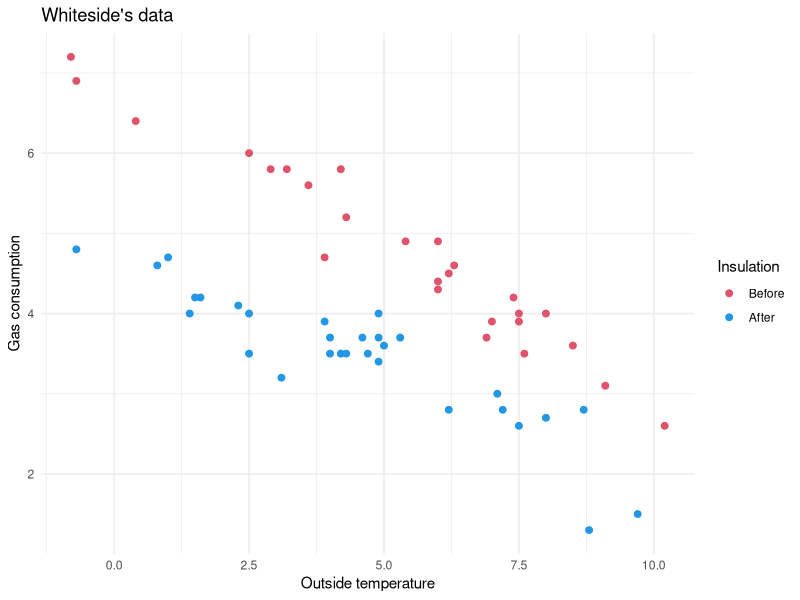
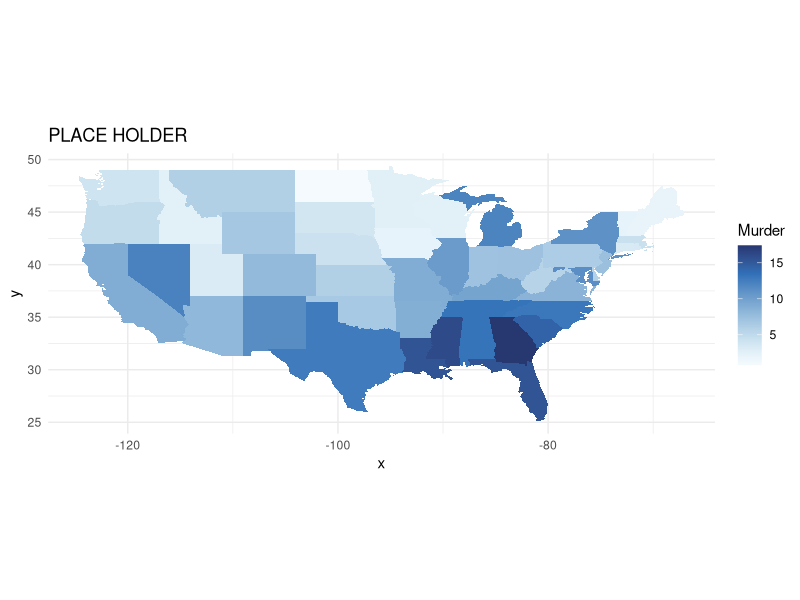
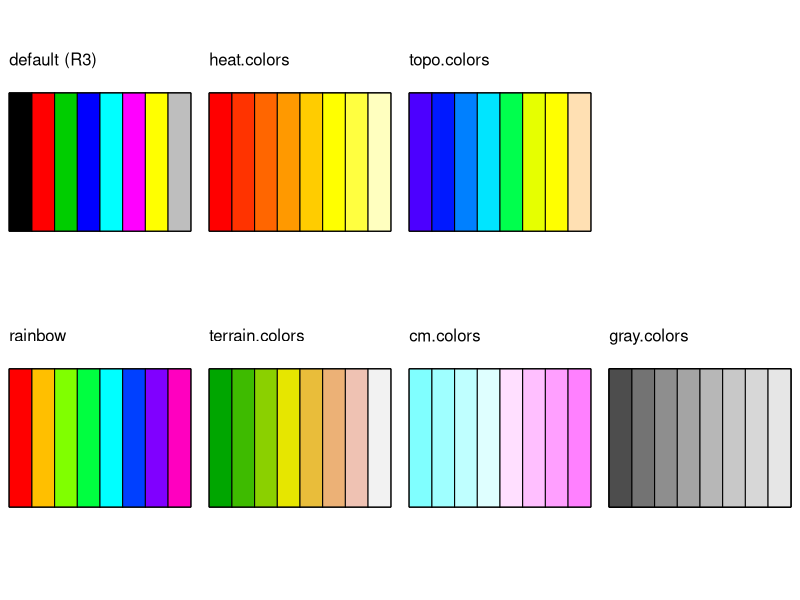
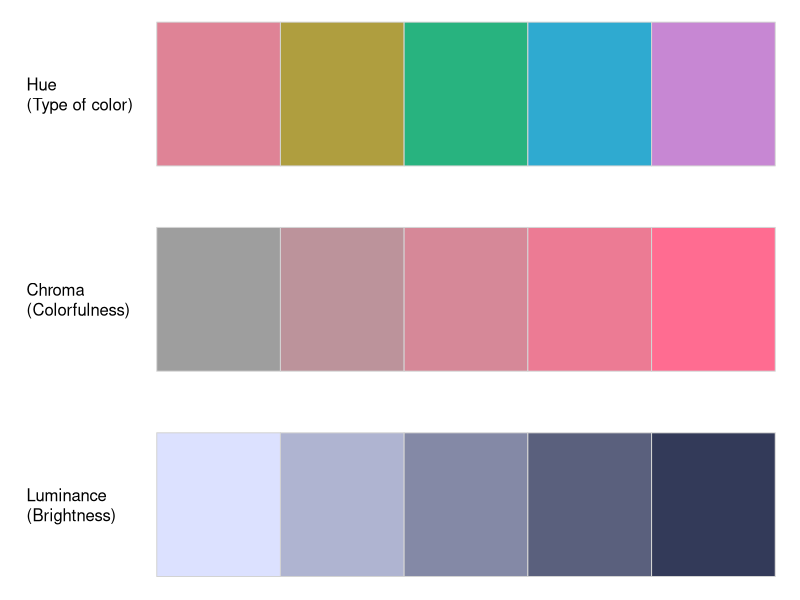
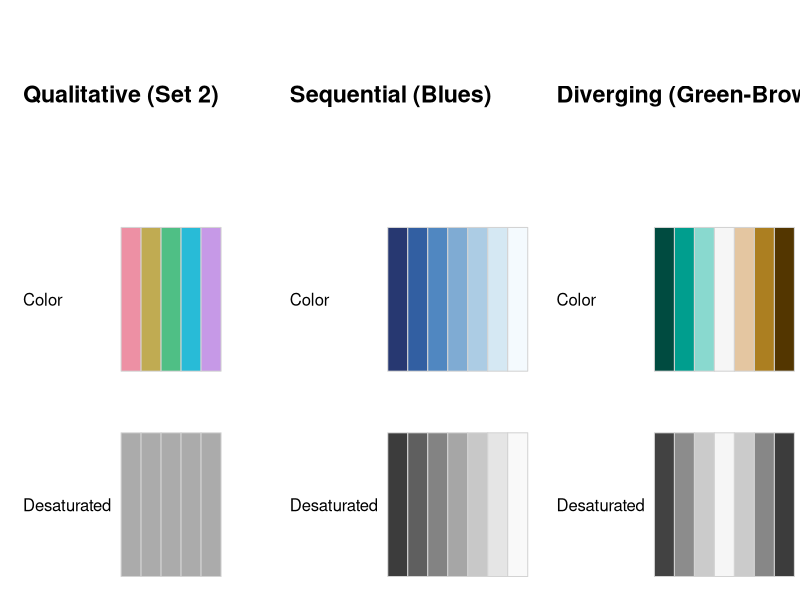
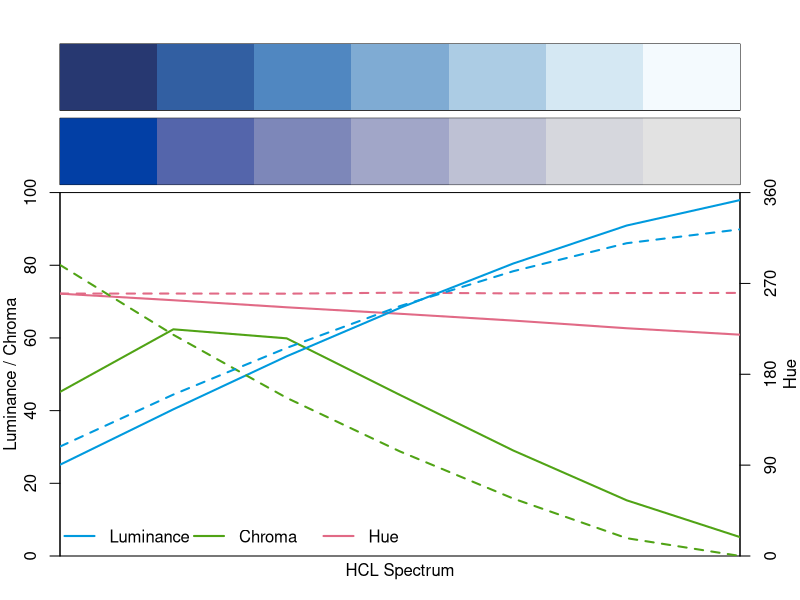
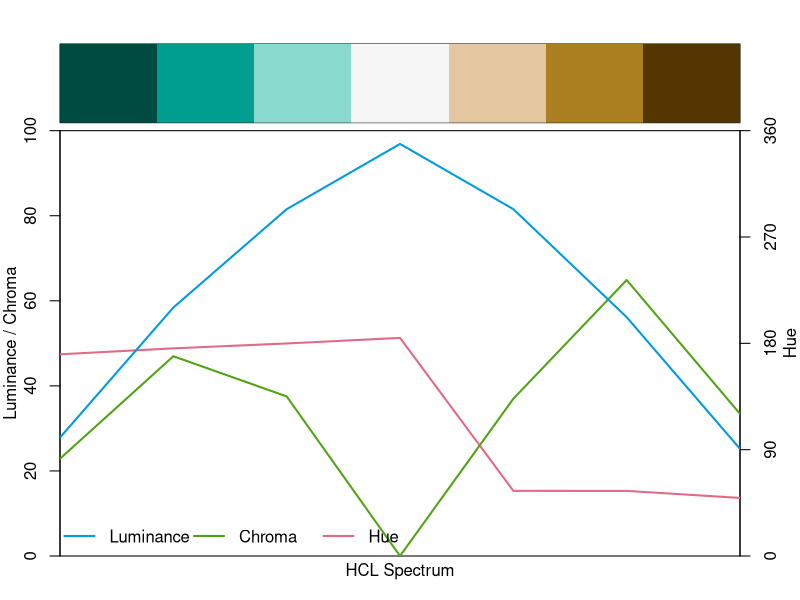
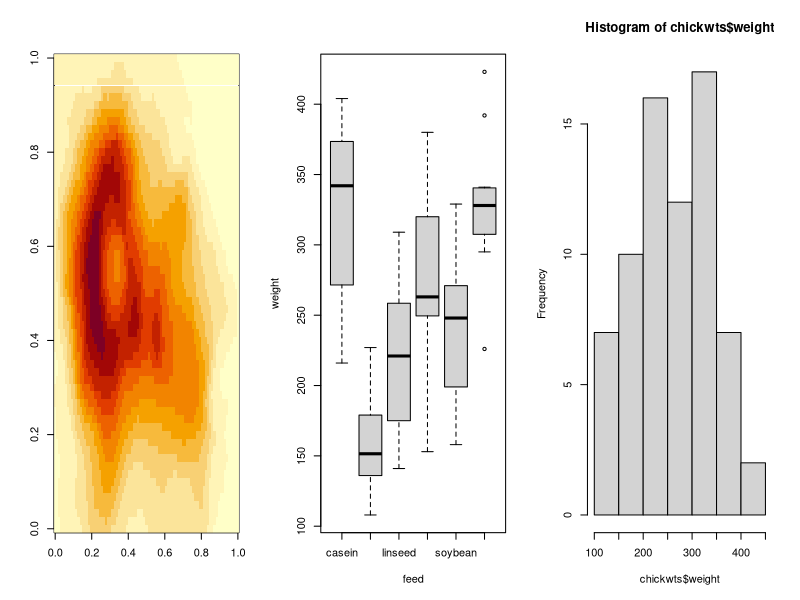

Reproduce these figures in R, in order.
## ---- chunk 1
library("colorspace")
## ---- chunk 2
library("ggplot2")
data("whiteside", package = "MASS")
ggplot(whiteside, aes(Temp, Gas, color = Insul)) +
    geom_point(size = 2) +
    scale_color_manual(name = "Insulation", values = palette.colors(palette = "R4")[c(2, 4)]) +
    ggtitle("Whiteside's data") + xlab("Outside temperature") + ylab("Gas consumption") +
    theme(legend.position = "none") +
    theme_minimal()
## ---- chunk 3
library("maps")
crimes <- data.frame(state = tolower(rownames(USArrests)), USArrests)
vars <- lapply(names(crimes)[-1], 
               function(j) {
                   data.frame(state = crimes$state, variable = j, 
                   value = crimes[[j]])
               })
crimes_long <- do.call("rbind", vars)
states_map <- map_data("state")
ggplot(crimes, aes(map_id = state)) +
    geom_map(aes(fill = Murder), map = states_map) +
    scale_fill_gradientn(colors = hcl.colors(99, "Blues", rev = TRUE)) + 
    expand_limits(x = states_map$long, y = states_map$lat) +
    ggtitle("PLACE HOLDER") +
    coord_fixed() +
    theme_minimal()
## ---- chunk 4
oldbase.pals <- function() {
  c("default (R3)", "rainbow", paste0(c("heat", "terrain", "topo", "cm", "gray"), ".colors"))
}

oldbase.colors <- function(n, palette = "default", ...) {
  palette <- match.arg(palette, oldbase.pals())
  if(palette == oldbase.pals()[1]) {
    palette.colors(n, palette = "R3", ...)
  } else {
    do.call(palette, list(n = n, ...))
  }
}

oldbase.swatch <- function(palette = oldbase.pals(), n = 8, nrow = 2,
                           border = "black", cex = 1, ...)
{
     cols <- sapply(palette, oldbase.colors, n = n)
     ncol <- ncol(cols)
     nswatch <- min(ncol, nrow)
     op <- par(mar = rep(0.1, 4),
               mfrow = c(1, min(5, ceiling(ncol/nrow))),
     	       cex = cex, ...)
     on.exit(par(op))
     while (length(palette)) {
 	subset <- seq_len(min(nrow, ncol(cols)))
 	plot.new()
 	plot.window(c(0, n), c(0.25, nrow + 0.25))
 	y <- rev(subset)
 	text(0, y + 0.1, palette[subset], adj = c(0, 0))
 	y <- rep(y, each = n)
 	rect(rep(0:(n-1), n), y, rep(1:n, n), y - 0.5,
 	     col = cols[, subset], border = border)
 	palette <- palette[-subset]
 	cols    <- cols [, -subset, drop = FALSE]
     }
}

oldbase.swatch()
## ---- chunk 5
swatchplot(
  "Hue\n(Type of color)"    = sequential_hcl(5, h = c(0, 300), c = c(60, 60), l = 65),
  "Chroma\n(Colorfulness)"  = sequential_hcl(5, h = 0, c = c(100, 0), l = 65, rev = TRUE, power = 1),
  "Luminance\n(Brightness)" = sequential_hcl(5, h = 260, c = c(25, 25), l = c(25, 90), rev = TRUE, power = 1),
  nrow = 3, line = 8, off = 0
)
## ---- chunk 6
swatchplot(
  "Qualitative (Set 2)"     = rbind("Color" = hcl.colors(5, "Set 2"),     "Desaturated" = desaturate(hcl.colors(5, "Set 2"))),
  "Sequential (Blues)"    = rbind("Color" = hcl.colors(7, "Blues"),    "Desaturated" = desaturate(hcl.colors(7, "Blues"))),
  "Diverging (Green-Brown)" = rbind("Color" = hcl.colors(7, "Green-Brown"), "Desaturated" = desaturate(hcl.colors(7, "Green-Brown"))),
  nrow = 3, off = 0, line = 7
)
## ---- chunk 7
specplot(hcl.colors(7, "Blues"), hcl.colors(7, "Blues 2"))
specplot(hcl.colors(7, "Green-Brown"))
## ---- chunk 8
par(mfrow = c(1, 3))
image(volcano)
boxplot(weight ~ feed, data = chickwts)
hist(chickwts$weight)
